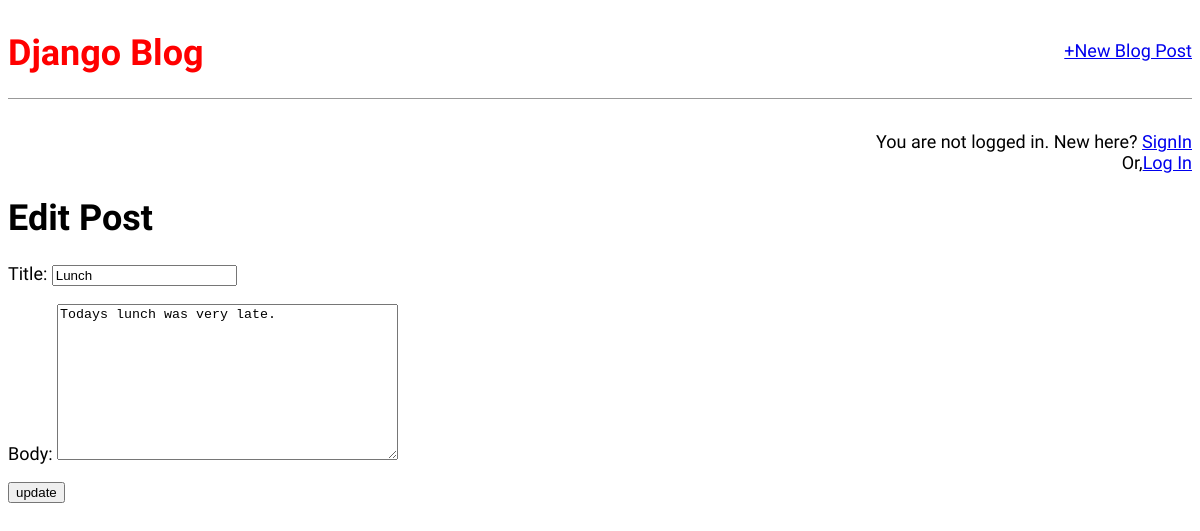
The page /post/1/edit/ on the database as committed earlier.
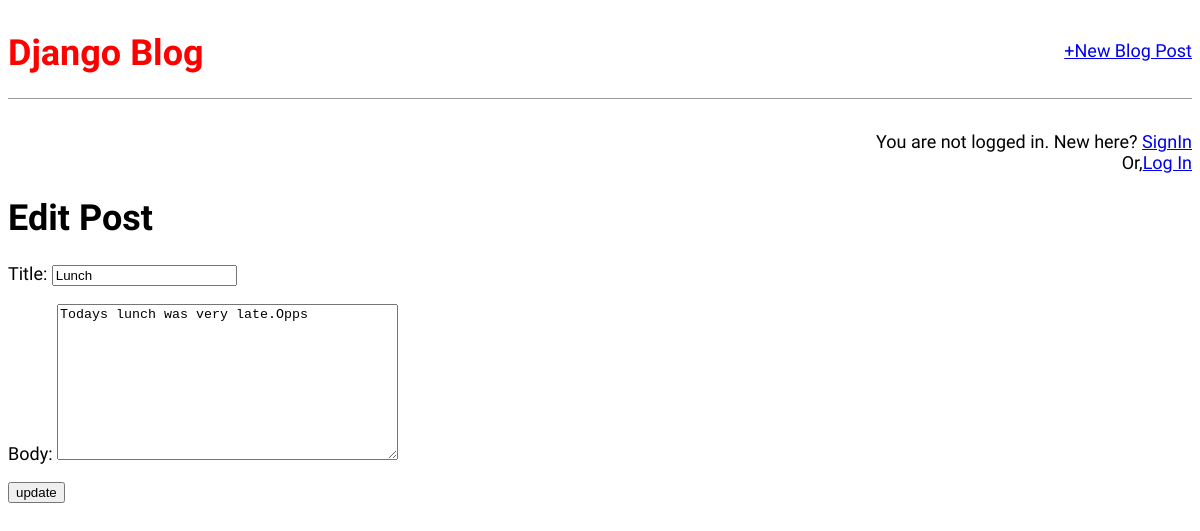
The same page on the database as committed later.
### blog/models.py (models this page shows, shortened)
class Post(models.Model):
	title = models.CharField(max_length=200)
	author = models.ForeignKey(
		'auth.User',
		on_delete = models.CASCADE,
	)
	body = models.TextField()

### blog/views.py (the view)
# urls.py: path('post/<int:pk>/edit/',BlogUpdateView.as_view(),name='post_edit'),
class BlogUpdateView(UpdateView): #update
	model = Post
	template_name = 'blog/post_edit.html'
	fields = ['title','body']

### blog/templates/blog/post_edit.html
{% extends 'blog/base.html' %}
{% block content %}
	<h1>Edit Post</h1>
	<form action="" method="post">{% csrf_token %}
		{{ form.as_p }}
		<input type="submit" value="update" >
	</form>
{% endblock content %}

Rows that differ between the two databases and show on the page:
changed Post "Lunch": body "Todays lunch was very late." → "Todays lunch was very late.Opps"
